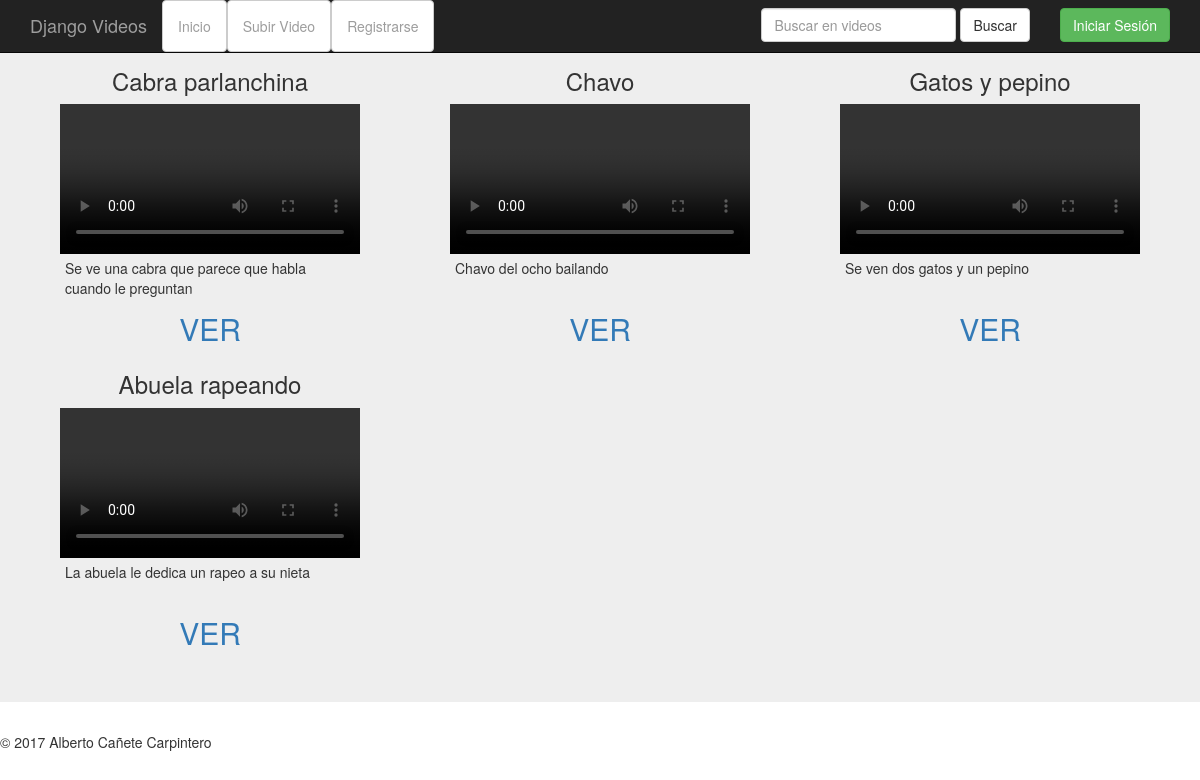
Screenshot of /mostrarresultados/ with the database file from the repository.
### video/models.py (models this page shows, shortened)
class Video(models.Model):
	titulo_video = models.CharField(max_length = 100, verbose_name = 'Titulo ', help_text = "Titulo ")
	descripcion_video = models.TextField(help_text = 'Descripcion ', verbose_name = 'Descripcion ')
	keywords_video = models.TextField(verbose_name = "Palabras de referencia", help_text = "Palabras de referencia")
	usuario_video = models.ForeignKey(User, verbose_name = 'Usuario ')
	archivo_video = models.FileField(upload_to = 'videos', help_text = "Seleccione un archivo", verbose_name = "Seleccione un archivo")
	fecha_video = models.DateTimeField(auto_now = True)
	privacidad_video = models.BooleanField(verbose_name = "Privado", default = False, help_text = "Privado")

### video/views.py (the view)
# urls.py: url(r'^mostrarresultados/$', views.mostrarResultados),
def mostrarResultados(request):
    r=models.Video.objects.all().filter(privacidad_video=False)
    if 'campo' in request.GET and request.GET['campo']:
        campo=request.GET['campo']
        for i in campo.split():
            r=r.filter(keywords_video__contains=i)
    else:
        campo=""
    return render(request,'mostrarResultados.html',{'titulo':"Muestra de Resultados", 'resultados':r})

### video/templates/mostrarResultados.html (shortened to what this page needs)
{% extends "esqueleto.html" %}
{% block contenido %}
{% for i in resultados %}
<div class="col-md-4">
  <div class="row">
    <h3 style="text-align:center;">{{i.titulo_video}}</h3>
  </div>
  <div class="row"  style="text-align:center;">
    <video width="300" src="{{MEDIA_URL}}{{i.archivo_video}}" controls>
    </video>
  </div>
  <div class="row" style="height:50px;margin-left:35px;">
    <p style="font-size:14px;width:85%;">{{i.descripcion_video}}</p>
  </div>
  <div class="row" style="text-align:center;font-size:30px;">
    <a href="/ver/{{i.id}}">VER</a>
  </div>
</div>
{% endfor %}
{% endblock %}

### rows the page displays
Video: titulo_video "Cabra parlanchina", descripcion_video "Se ve una cabra que parece que habla cuando le preguntan"
Video: titulo_video "Chavo", descripcion_video "Chavo del ocho bailando"
Video: titulo_video "Gatos y pepino", descripcion_video "Se ven dos gatos y un pepino"
Video: titulo_video "Abuela rapeando", descripcion_video "La abuela le dedica un rapeo a su nieta"
